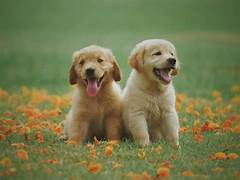
#> input picture dogs.jpg, 240 x 180 px, found by its file name
$ python crop.py
#> lines starting #> are read from the running program, lines starting #| are printed output that depends on the picture
import os
import cv2

img = cv2.imread('dogs.jpg')
#> img is the input picture: shape (180, 240, 3); mean B, G, R 77.3, 120.9, 118
print(img.shape)
#| (180, 240, 3)

cropped_img = img[30:80, 40:90]
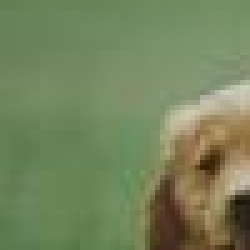
#> cropped_img: shape (50, 50, 3) (shown 5 times larger); mean B, G, R 91.7, 132.1, 117

cv2.imshow('img', img)
cv2.imshow('cropped_img', cropped_img)
cv2.waitKey(0)

$ run again, with bird.jpg copied over dogs.jpg
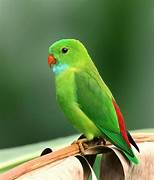
#> input picture bird.jpg, 154 x 180 px, found by its file name
#> img is the input picture: shape (180, 154, 3); mean B, G, R 74.9, 125.5, 98.6
#| (180, 154, 3)
#> `cropped_img = img[30:80, 40:90]`:
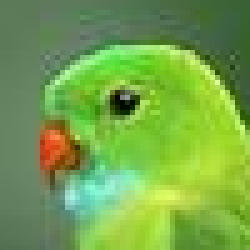
#> cropped_img: shape (50, 50, 3) (shown 5 times larger); mean B, G, R 75, 163.7, 116.4
